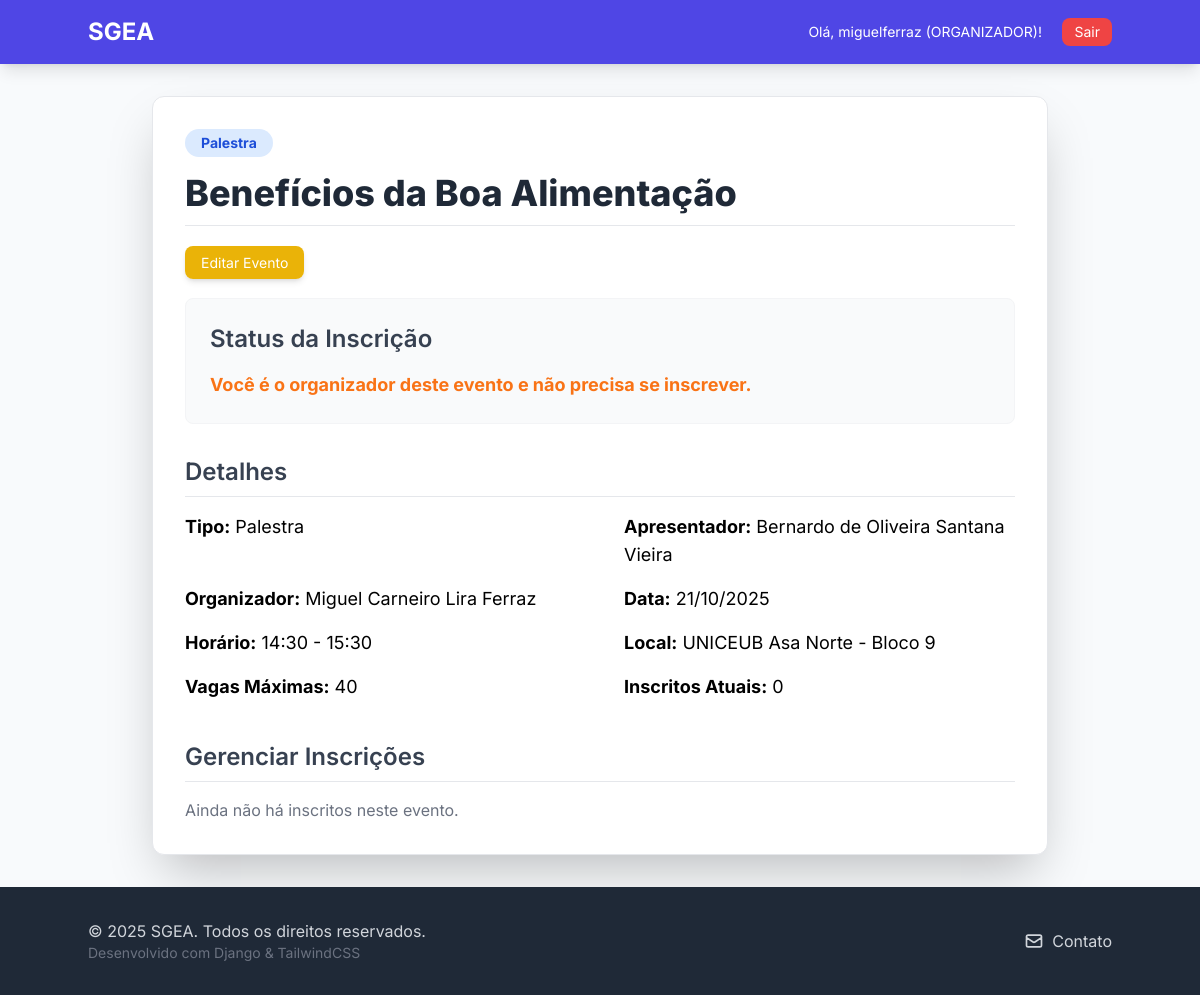
The app's page /eventos/2/ (signed in), older data.
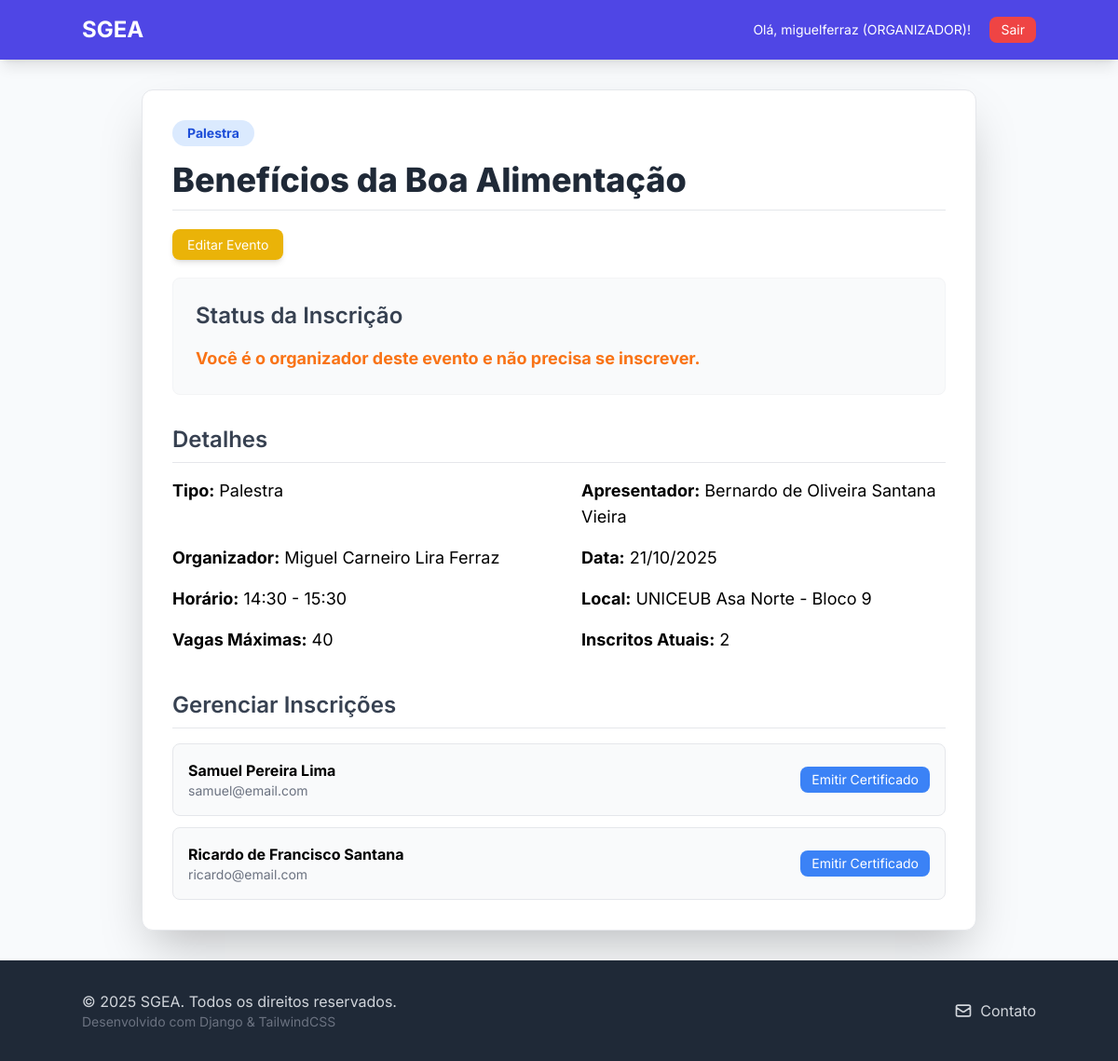
The same page, newer data.
### events/models.py (models this page shows, shortened)
class Inscricao(models.Model):
    usuario = models.ForeignKey(Usuario, on_delete=models.CASCADE)
    evento = models.ForeignKey(Evento, on_delete=models.CASCADE)
    data_inscricao = models.DateTimeField(auto_now_add=True)
    certificado_emitido = models.BooleanField(default=False)
    class Meta:
        unique_together = ('usuario', 'evento')

### users/models.py (models this page shows, shortened)
class Usuario(AbstractUser):
    telefone = models.CharField(max_length=15, verbose_name='Telefone', blank=True, null=True)
    instituicao_ensino = models.CharField(
        max_length=100,
        verbose_name='Instituição de Ensino',
        blank=True,
        null=True
    )
    PERFIL_CHOICES = (
        ('ALUNO', 'Aluno'),
        ('PROFESSOR', 'Professor'),
        ('ORGANIZADOR', 'Organizador'),
    )
    perfil = models.CharField(
        max_length=15,
        choices=PERFIL_CHOICES,
        default='ALUNO',
        verbose_name='Perfil'
    )
    data_registro = models.DateTimeField(auto_now_add=True)
    class Meta:
        verbose_name = 'Usuário'
        verbose_name_plural = 'Usuários'

### events/views.py (the view)
# urls.py: path('<int:pk>/', views.EventDetailView.as_view(), name='event_detail'),
class EventDetailView(LoginRequiredMixin, DetailView):
    model = Evento
    template_name = 'events/event_detail.html'
    context_object_name = 'object'
    def get_context_data(self, **kwargs):
        context = super().get_context_data(**kwargs)
        evento = self.get_object()
        user = self.request.user
        inscritos_atuais = Inscricao.objects.filter(evento=evento).count()
        vagas_disponiveis = evento.qtd_participantes - inscritos_atuais
        context['inscritos_atuais'] = inscritos_atuais
        context['vagas_disponiveis'] = max(0, vagas_disponiveis)
        context['is_inscrito'] = False
        context['is_certificado_emitido'] = False
        if user.is_authenticated:
            inscricao = Inscricao.objects.filter(usuario=user, evento=evento).first()
            context['inscricao'] = inscricao  # <-- PEQUENA ADIÇÃO AQUI
            if inscricao:
                context['is_inscrito'] = True
                context['is_certificado_emitido'] = inscricao.certificado_emitido
        return context

### events/templates/events/event_detail.html (shortened to what the changed rows need)
{% load static %}
<!DOCTYPE html>
<html lang="pt-br">
<head>
    <script src="https://cdn.tailwindcss.com"></script>
    <link rel="stylesheet" href="{% static 'css/base.css' %}">
</head>
<body>
    <main class="container mx-auto p-4 md:p-8">
        <div class="max-w-4xl mx-auto bg-white p-8 rounded-xl shadow-2xl border border-gray-200">
            <h2 class="text-4xl font-extrabold text-gray-800 mb-6 border-b pb-3">{{ object.nome_evento }}</h2>
            <div class="grid grid-cols-1 md:grid-cols-2 gap-x-12 gap-y-4 text-lg">
                <p><strong>Tipo:</strong> {{ object.get_tipo_evento_display }}</p>
                <p><strong>Apresentador:</strong> {{ object.apresentador }}</p>
                <p><strong>Organizador:</strong> {{ object.organizador_responsavel.get_full_name|default:object.organizador_responsavel.username }}</p>
                <p><strong>Data:</strong> {{ object.data|date:"d/m/Y" }}</p>
                <p><strong>Horário:</strong> {{ object.horario_inicio|time:"H:i" }} - {{ object.horario_fim|time:"H:i" }}</p>
                <p><strong>Local:</strong> {{ object.local }}</p>
                <p><strong>Vagas Máximas:</strong> {{ object.qtd_participantes }}</p>
                <p><strong>Inscritos Atuais:</strong> {{ inscritos_atuais }}</p>
            </div>
            {% if user.is_authenticated and user == object.organizador_responsavel %}
                <div class="mt-10">
                    <h3 class="text-2xl font-semibold text-gray-700 mb-4 border-b pb-2">Gerenciar Inscrições</h3>
                    {% if object.inscricao_set.all %}
                        <ul class="space-y-3">
                            {% for inscricao in object.inscricao_set.all %}
                                <li class="p-4 bg-gray-50 rounded-lg flex justify-between items-center border">
                                    <div>
                                        <p class="font-bold">{{ inscricao.usuario.get_full_name|default:inscricao.usuario.username }}</p>
                                        <p class="text-sm text-gray-500">{{ inscricao.usuario.email }}</p>
                                    </div>
                                    <div>
                                        {% if inscricao.certificado_emitido %}
                                            <span class="text-green-600 font-bold">✓ Certificado Emitido</span>
                                        {% else %}
                                            <form method="post" action="{% url 'events:emitir_certificado' inscricao_id=inscricao.id %}">
                                                <button type="submit" class="bg-blue-500 hover:bg-blue-600 text-white px-3 py-1 rounded-lg text-sm">Emitir Certificado</button>
                                            </form>
                                        {% endif %}
                                    </div>
                                </li>
                            {% endfor %}
                        </ul>
                    {% else %}
                        <p class="text-gray-500">Ainda não há inscritos neste evento.</p>
                    {% endif %}
                </div>
            {% endif %}
        </div>
    </main>
</body>
</html>

Row changes from the older to the newer data that the page shows:
added Inscricao: usuario.get_full_name "Samuel Pereira Lima", usuario.email "samuel@email.com", certificado_emitido "Emitir Certificado"
added Inscricao: usuario.get_full_name "Ricardo de Francisco Santana", usuario.email "ricardo@email.com", certificado_emitido "Emitir Certificado"
Text that changed along with them:
{{ inscritos_atuais }}: "0" → "2"
text no longer shown: "Ainda não há inscritos neste evento."
